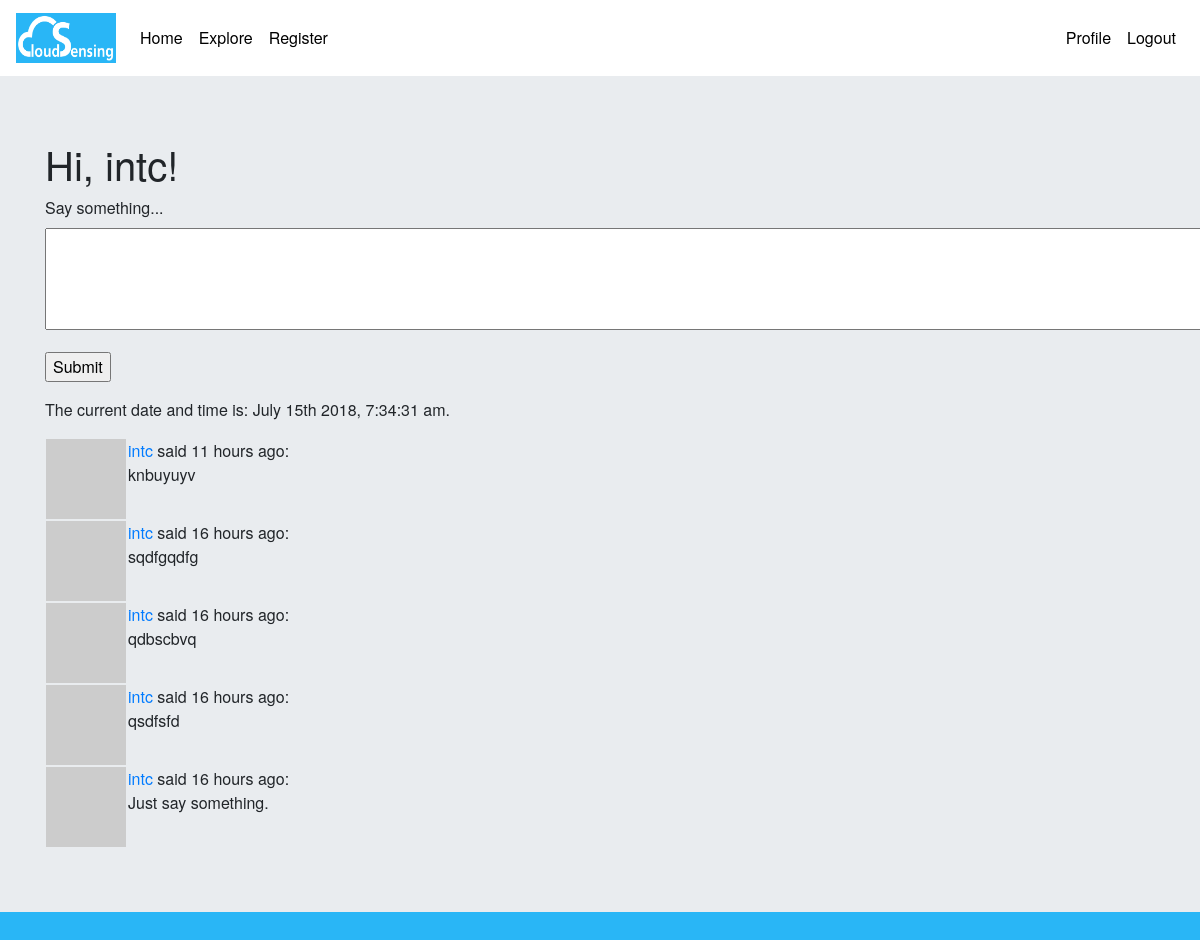
Screenshot of /index (signed in) with the database file from the repository.
### my_app/models.py (models this page shows, shortened)
class User(UserMixin, db.Model):
    id = db.Column(db.Integer, primary_key=True)
    username = db.Column(db.String(64), index=True, unique=True)
    email = db.Column(db.String(120), index=True, unique=True)
    password_hash = db.Column(db.String(128))
    posts = db.relationship('Post', backref='author', lazy='dynamic')
    about_me = db.Column(db.String(140))
    last_seen = db.Column(db.DateTime, default=datetime.utcnow)
    followed = db.relationship(
        'User', secondary=followers,
        primaryjoin=(followers.c.follower_id == id),
        secondaryjoin=(followers.c.followed_id == id),
        backref=db.backref('followers', lazy='dynamic'), lazy='dynamic')
    def avatar(self, size):
        digest = md5(self.email.lower().encode('utf-8')).hexdigest()
        return 'https://www.gravatar.com/avatar/{}?d=identicon&s={}'.format(
            digest, size)
    def followed_posts(self):
        followed = Post.query.join(
            followers, (followers.c.followed_id == Post.user_id)).filter(
                followers.c.follower_id == self.id)
        own = Post.query.filter_by(user_id=self.id)
        return followed.union(own).order_by(Post.timestamp.desc())

class Post(db.Model):
    id = db.Column(db.Integer, primary_key=True)
    body = db.Column(db.String(140))
    timestamp = db.Column(db.DateTime, index=True, default=datetime.utcnow)
    user_id = db.Column(db.Integer, db.ForeignKey('user.id'))

### my_app/routes.py (the view)
@app.route('/', methods=['GET', 'POST'])
@app.route('/index', methods=['GET', 'POST'])
@login_required
def index():
    form = PostForm()
    if form.validate_on_submit():
        post = Post(body=form.post.data, author=current_user)
        db.session.add(post)
        db.session.commit()
        flash('Your post is now live!')
        return redirect(url_for('index'))
    page = request.args.get('page', 1, type=int)
    posts = current_user.followed_posts().paginate(
        page, app.config['POSTS_PER_PAGE'], False)
    next_url = url_for('index', page=posts.next_num) \
        if posts.has_next else None
    prev_url = url_for('index', page=posts.prev_num) \
        if posts.has_prev else None
    return render_template('index.html', title='Home', form=form,
                           posts=posts.items, next_url=next_url,
                           prev_url=prev_url)

### my_app/forms.py
class PostForm(FlaskForm):
    post = TextAreaField('Say something...', validators=[DataRequired()])
    submit = SubmitField('Submit')

### my_app/models.py (called while the page is built)
@login.user_loader
def load_user(id):
    return User.query.get(int(id))

### my_app/routes.py (called while the page is built)
@app.before_request
def before_request():
    if current_user.is_authenticated:
        current_user.last_seen = datetime.utcnow()
        db.session.commit()

### my_app/templates/index.html (shortened to what this page needs)
{% extends "base.html" %}
{% block content %}
    <h1>Hi, {{ current_user.username }}!</h1>
    {% if form %}
    <form action="" method="post">
        <p>
            {{ form.post.label }}<br>
            {{ form.post(cols=128, rows=4) }}<br>
        </p>
        <p>{{ form.submit() }}</p>
    </form>
    {% endif %}
    <p>The current date and time is: {{ moment().format('MMMM Do YYYY, h:mm:ss a') }}.</p>
    {% for post in posts %}
       {% include '_post.html' %}
    {% endfor %}
{% endblock %}

### my_app/templates/_post.html
<table>
   <tr valign="top">
       <td><img src="{{ post.author.avatar(36) }}"></td>
       <td><a href="{{ url_for('user', username=post.author.username) }}">{{ post.author.username }}
       </a>
       said {{ moment(post.timestamp).fromNow() }}:
       <br>
       {{ post.body }}</td>
   </tr>
</table>

### my_app/static/CSS/main.css (style rules this page uses)
body { background-color: #29B6F6; margin: 0; padding: 0; font-family: "Helvetica Neue", Helvetica, Arial, sans-serif; color: border-left: ; }

### rows the page displays
User: username "intc"
Post: author.username "intc", timestamp "11 hours ago", body "knbuyuyv"
Post: author.username "intc", timestamp "16 hours ago", body "sqdfgqdfg"
Post: author.username "intc", timestamp "16 hours ago", body "qdbscbvq"
Post: author.username "intc", timestamp "16 hours ago", body "qsdfsfd"
Post: author.username "intc", timestamp "16 hours ago", body "Just say something."

### other values shown
{{ moment().format('MMMM Do YYYY, h:mm:ss a') }} "July 15th 2018, 7:34:31 am"
